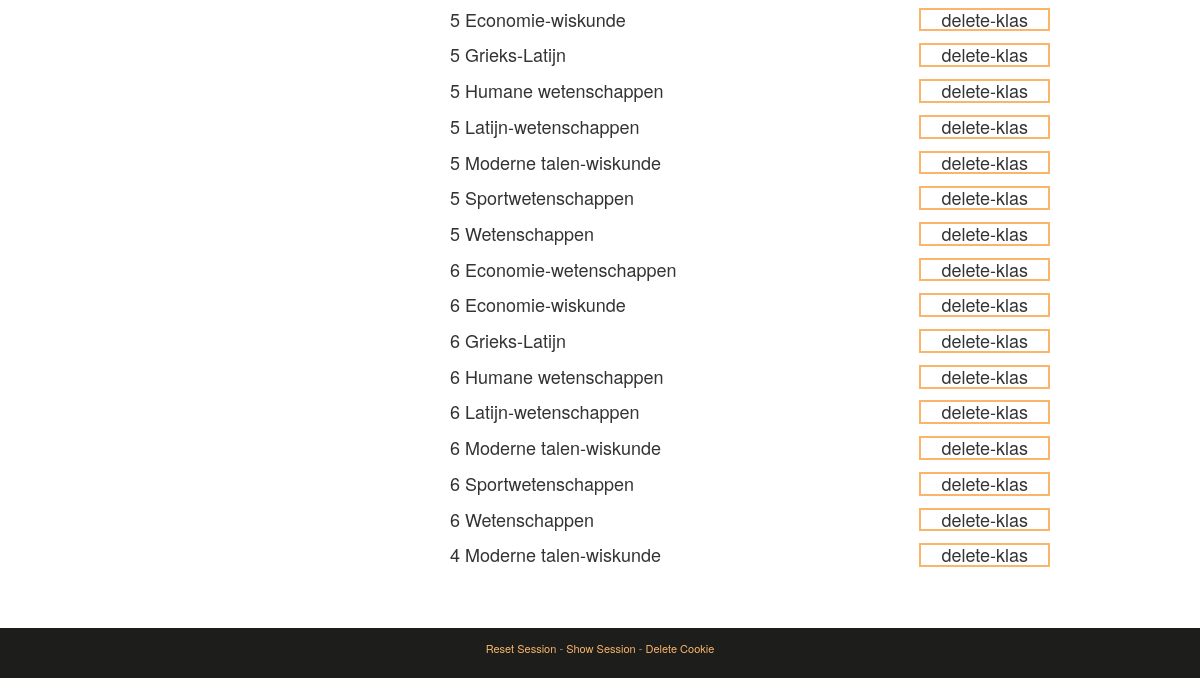
The page /intranet/klassen (lower part) on the database as committed earlier.
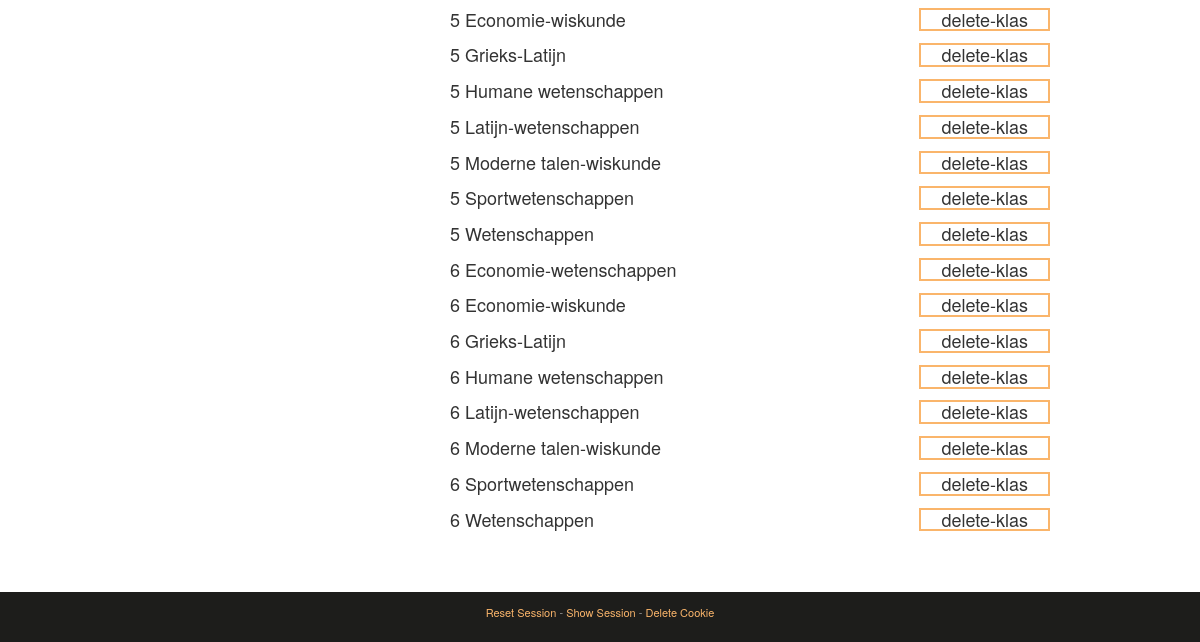
The same page on the database as committed later.
### tables this page shows
CREATE TABLE "klassen" (
	`klas_id`	INTEGER PRIMARY KEY AUTOINCREMENT UNIQUE,
	`jaar`	INTEGER DEFAULT 1,
	`richting_id`	INTEGER
);

CREATE TABLE "richtingen" (
	`richting_id`	INTEGER PRIMARY KEY AUTOINCREMENT UNIQUE,
	`name`	TEXT UNIQUE,
	`description`	TEXT
);

### project/views.py (the view)
@app.route('/intranet', methods=['GET', 'POST'])
@app.route('/intranet/<option>', methods=['GET', 'POST'])
def intranet(option='richtingen'):
	session_add_page('intranet')
	leraarArray = get_leraren()
	aanbodArray = get_aanbod()
	klasArray = get_klassen()
	form = MyForm(request.form)
	if option == "klassen":
		richtingArray = get_richting_id()
		form.richting.choices = richtingArray
	try:
		if request.method == 'POST':
			whichForm = request.form.get('button')
			to_do = ""
			note = ""
			form.value = []
			url = ""
			if whichForm == 'aanmaken-richting':
				form.value =	[request.form.get('naam'),
								request.form.get('description')]
				to_do = "INSERT INTO richtingen (name,description) VALUES (?, ?)"
				note = "Richting aangemaakt!"
				url = "/richtingen"
			elif whichForm == 'delete-richting':
				form.value = [request.form.get('delete-id')]
				to_do = "DELETE FROM richtingen WHERE richting_id = ?"
				note = "Richting gedelete!"
				url = "/richtingen"
			elif whichForm == 'update-richting':
				form.value = []
				to_do = ""
				note = "Richting geupdate!"
				url = "/richtingen"
			elif whichForm == 'aanmaken-klas':
				form.value =	[request.form.get('jaar'),
								request.form.get('richting')]
				to_do = "INSERT INTO klassen (jaar,richting_id) VALUES (?, ?)"
				note = "Klas aangemaakt!"
				url = "/klassen"
			elif whichForm == 'delete-klas':
				form.value = [request.form.get('delete-id')]
				to_do = "DELETE FROM klassen WHERE klas_id = ?"
				note = "Klas gedelete!"
				url = "/klassen"
			elif whichForm == 'update-klas':
				form.value = []
				to_do = ""
				note = "Klas geupdate!"
				url = "/klassen"
			elif whichForm == 'aanmaken-leraar':
				form.value =	[request.form.get('voornaam'),
								request.form.get('achternaam'),
								request.form.get('email'),
								request.form.get('vakken')]
				to_do = "INSERT INTO leraren (voornaam,naam,email,vakken) VALUES (?, ?, ?, ?)"
				note = "Leraar aangemaakt!"
				url = "/leraren"
			elif whichForm == 'delete-leraar':
				form.value = [request.form.get('delete-id')]
				to_do = "DELETE FROM leraren WHERE leraar_id = ?"
				note = "Leraar gedelete!"
				url = "/leraren"
			elif whichForm == 'update-lereaar':
				form.value = []
				to_do = ""
				note = "Leraar geupdate!"
				url = "/leraren"
			db = get_db()
			db.execute(to_do, (form.value));
			db.commit()
			flash(note)
			return redirect(url_for('intranet') + url)
	except KeyError:
		return 'error'
	return set_cookie(render_template('intranet.html', option=option, leraarArray=leraarArray, aanbodArray=aanbodArray, klasArray=klasArray, form=form))

### project/views.py (called while the page is built)
def connect_db():
	db = sqlite3.connect('school.db')
	return db

def get_db():
    if not hasattr(g, 'sqlite_db'):
        g.sqlite_db = connect_db()
    return g.sqlite_db

def set_cookie(link=None):
	url = link
	response = app.make_response(url)
	response.set_cookie('Atheneum Antwerpen', value='visited')
	return response

def session_add_page(currentPage=None):
	if 'page' in session.keys():
		page_list = session['page']
		page_list.append(currentPage)
		page_list = page_list[-10:] # only last 10 pages into session, : to avoid error if empty
		session['page'] = page_list
	else:
		session['page'] = [currentPage]
	return

def get_leraren():
	db = get_db()
	leraren = db.execute('SELECT * FROM leraren')
	db.commit()
	leraarArray = []
	for row in leraren:
		leraarArray.append( row )
	return leraarArray

def get_aanbod():
	db = get_db()
	aanbod = db.execute('SELECT * FROM richtingen')
	db.commit()
	aanbodArray = []
	for row in aanbod:
		aanbodArray.append( row )
	return aanbodArray

def get_richting_id():
	db = get_db()
	aanbod = db.execute('SELECT richting_id, name FROM richtingen')
	db.commit()
	aanbodArray = []
	for row in aanbod:
		aanbodArray.append( row )
	return aanbodArray

### project/templates/intranet.html (shortened to what this page needs)
{% extends "index.html" %}
{% set title = 'intranet' %}
{% block content %}
		{% from "_macros.html" import flashes %}
	<div class="wrapper cfx">
		<div>
			{% if option == 'richtingen' %}
				{% from "_macros.html" import render_field %}
			{% elif option == 'klassen'%}
				{% from "_macros.html" import render_field %}
			<ul class="klassen">
				{% for klas in klasArray %}
				<li>
					<form method="post" action="{{ url_for('intranet') }}" class="delete">
						<p><input type="submit" name='button' value="delete-klas" class="deletebtn"></p>
					</form>
					<p>{% for info in klas %}{% if loop.index == 2 %}{{ info }}{% endif %}{% endfor %} {% for info in klas %}{% if loop.index == 3 %}{{ info }}{% endif %}{% endfor %}</p>
				</li>
				{% endfor %}
			</ul>
			{% elif option == 'leraren' %}
				{% from "_macros.html" import render_field %}
			{% endif %}
		</div>
	</div>
{% endblock %}

Rows that differ between the two databases and show on the page:
removed klassen: klas "4", richtingen (name "Moderne talen-wiskunde")
